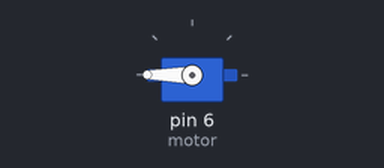
Bench run of a sketch on a simulated Arduino Uno, built with avr-gcc and run on an emulated ATmega328P. Parts: servo.

Above: at 0.05 s.
Timing chart, 0 to 4.6 s (numbered marks = the images above):
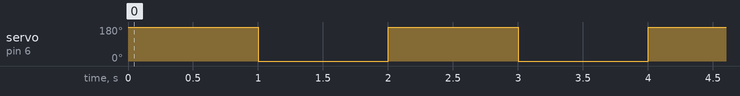

Measured:
- by itself, servo on pin 6 (motor): alternates 180° for 1.0 s and 0° for 1.0 s

The sketch:

servo_motor.ino
```cpp
#include <Servo.h>
Servo motor;
void setup(){
  motor.attach(6);
}
void loop(){
  motor.write(180);
  delay(1000);
  motor.write(0);
  delay(1000);

}
```
